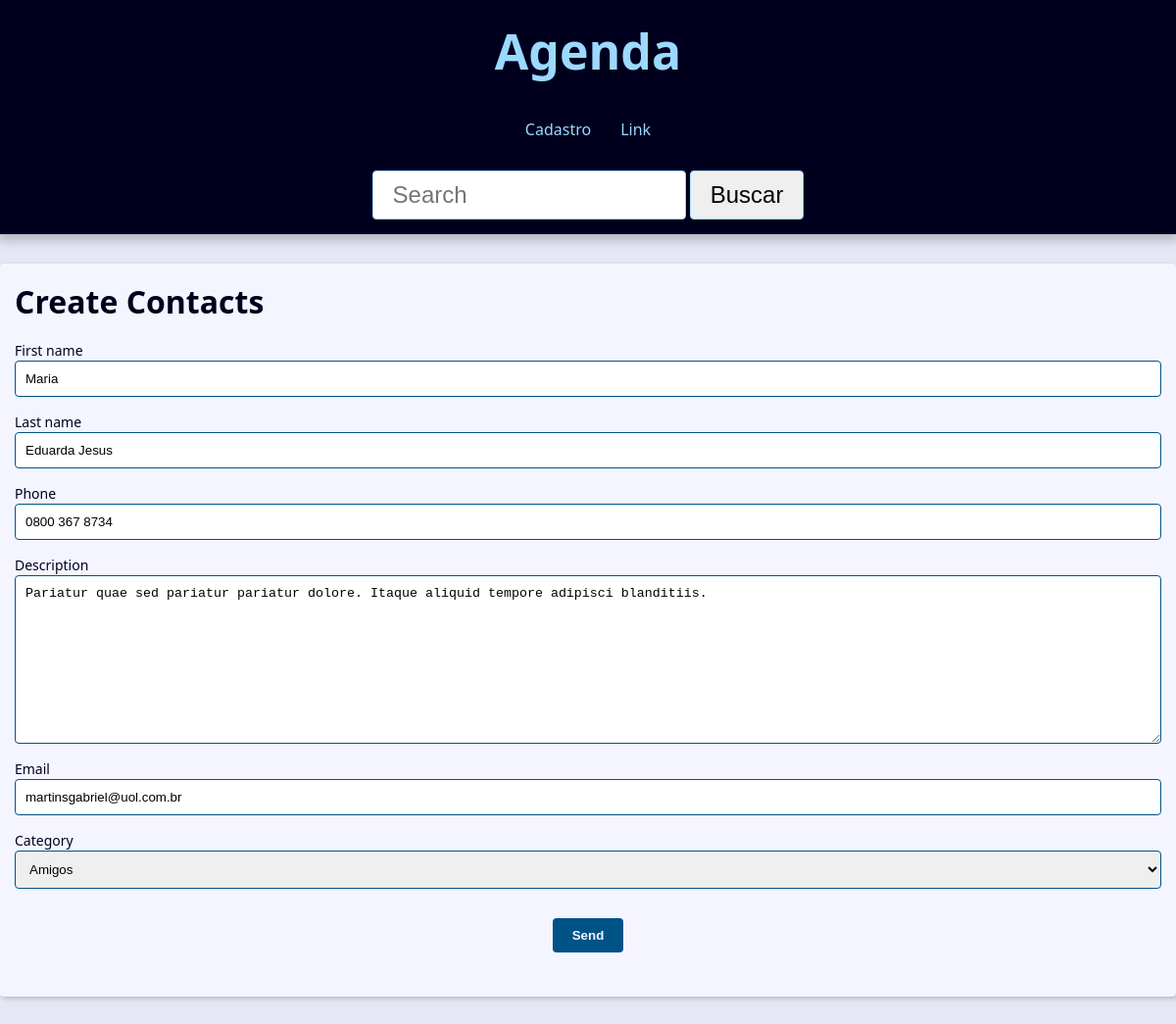
Screenshot of /contact/13/update/ with the database file from the repository.
### contact/models.py (models this page shows, shortened)
class Contact(models.Model):
    first_name = models.CharField(max_length=50)
    last_name = models.CharField(max_length=50, blank=True)
    phone = models.CharField(max_length=50)
    email = models.EmailField(max_length=254, blank=True)
    created_date = models.DateTimeField(default=timezone.now)
    description = models.TextField(blank=True)
    show = models.BooleanField(default=True)
    picture = models.ImageField(blank=True, upload_to='pictures/%Y/%M/%D/')
    category = models.ForeignKey(Category, on_delete=models.SET_NULL, null=True, blank=True)
    owner = models.ForeignKey(User, on_delete=models.SET_NULL, null=True, blank=True)

### contact/views/contact_form.py (the view, shortened to what this page needs)
# urls.py: path('contact/<int:contact_id>/update/', views.update, name='update'),
def update(request, contact_id):
    contact = get_object_or_404(
        Contact, pk=contact_id, show = True
    )
    form_action = reverse('contact:update', args=(contact_id,))
    context = {
        'form': ContactForm(instance=contact),
        'form_action': form_action
    }
    return render(
        request,
        'contact/create.html',
        context)

### contact/forms.py (shortened to what this page needs)
class ContactForm(forms.ModelForm):
    class Meta:
        model = models.Contact
        fields = ('first_name', 'last_name', 'phone', 'description', 'email', 'category')

### contact/models.py (called while the page is built)
    def __str__(self):
        return self.name

### contact/templates/contact/create.html (shortened to what this page needs)
{% extends "global/base.html" %}
{% block content %}
    <h1> Create Contacts</h1>
    <div class="form-content">
        <form
            action="{{ form_action }}"
            method="POST"
            enctype="multipart/form-data"
        >
        <div class="form-content">
            {% for field in form %}
                <div class="form-group">
                    <label for="{{field.id_for_label}}">{{field.label}}</label>
                    {{field}}
                </div>
            {% endfor %}
        </div>
        <div class="form-content">
            <div class="form-group">
                <button class="btn" type="submit"> Send</button>
            </div>
        </div>
        </form>
    </div>
{% endblock content %}

### base_static/global/css/style.css (style rules this page uses)
:root { --spacing: 1.5rem; --link-dark-color: rgb(0, 83, 134); --link-light-color: rgb(156, 217, 255); --clr-white: rgb(245, 245, 255); --clr-black: rgb(0, 0, 30); --clr-light-gray: rgb(230, 230, 245); --clr-dark-shadow-5: rgba(0, 0, 10, 5%); --clr-dark-shadow-10: rgba(0, 0, 10, 10%); --clr-dark-shadow-20: rgba(0, 0, 10, 20%); --clr-light-shadow-5: rgba(200, 200, 255, 5%); --clr-light-shadow-10: rgba(200, 200, 255, 10%); --clr-light-shadow-20: rgba(200, 200, 255, 20%); --main-page-width: 120rem; --table-min-width: 60rem; --biggest-font-size: 5rem; --bigger-font-size: 4rem; --big-font-size: 3.2rem; --medium-font-size: 2.4rem; --small-font-size: 1.6rem; --smaller-font-size: 1.4rem; --smallest-font-size: 1.2rem; --transition-fast: 300ms; --transition-medium: 600ms; --transition-slow: 1s; --default-border-radius: 4px; }
*, *::before, *::after { margin: 0; padding: 0; box-sizing: border-box; }
html { font-size: 62.5%; }
body { font-family: system-ui, -apple-system, BlinkMacSystemFont, 'Segoe UI', Roboto, Oxygen, Ubuntu, Cantarell, 'Open Sans', 'Helvetica Neue', sans-serif; line-height: 1.5; font-size: var(--small-font-size); color: var(--clr-black); -webkit-font-smoothing: antialiased; background: var(--clr-light-gray); }
.btn { max-width: 600px; margin: auto; padding: var(--spacing); text-align: center; }
.form-content { margin: var(--spacing) 0; }
.form-group { display: flex; flex-direction: column; padding-bottom: var(--spacing); }
.form-group input, .form-group textarea, .form-group select { padding: 1rem; border-radius: var(--default-border-radius); border: 1px solid var(--link-dark-color); }
.form-group label { font-size: var(--smaller-font-size); }
.btn { background-color: var(--link-dark-color); color: var(--clr-white); font-weight: bold; border: none; padding: 1rem 2rem; border-radius: var(--default-border-radius); cursor: pointer; transition: filter var(--transition-fast) ease-in-out; }

### rows the page displays
Contact: form "Maria" "Eduarda Jesus" "0800 367 8734" "Pariatur quae sed pariatur pariatur dolore. Itaque aliquid tempore adipisci blanditiis." "martinsgabriel@uol.com.br" "Amigos"

### other values shown
{{ field.label }} "First name" "Last name" "Phone" "Description" "Email" "Category"
